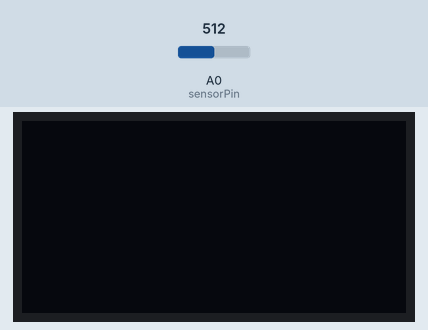
Simulated run of this sketch. Board: Arduino Uno, built with avr-gcc and run on an emulated ATmega328P. On the bench: 128×64 one-colour display. The test bench sets the inputs (shaded band); at power-on: A0 (sensorPin) = 512. What the sketch prints to the serial monitor is not drawn.

Above: at 1.2 s.
1.3 s: A0 (sensorPin) set to 560
At 10.7 s:
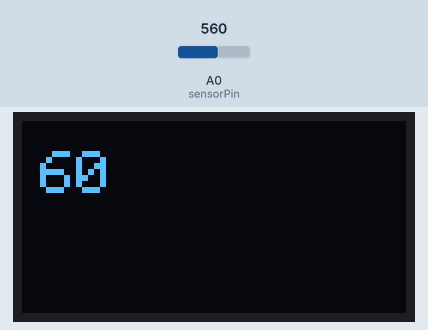
At 20.4 s:
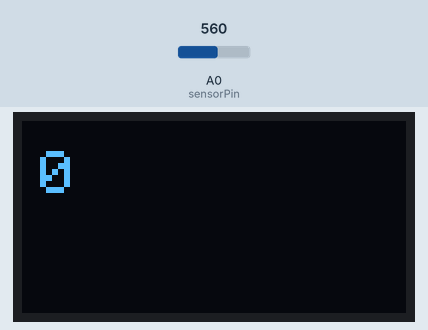
Timing chart, 0 to 21.5 s (numbered marks = the images above; inputs shaded):
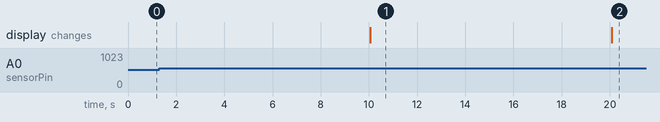

The sketch:

Pulse_sensor_with_Arduino.ino
```cpp
#include<Wire.h>
#include <Adafruit_SSD1306.h>
Adafruit_SSD1306 display = Adafruit_SSD1306();

int sensorPin = A0;
float sensorValue= 0;
int count = 9;
unsigned long starttime = 0;

int heartrate = 0;

boolean counted = false;

void setup()
{
  Serial.begin(9600); // If you use nodeMCU then this value is change to 115200


  display.begin(SSD1306_SWITCHCAPVCC, 0x3C); // Display Address
  display.clearDisplay();

  display.setTextColor(WHITE);
}
void loop()
{
  starttime = millis();

  while(millis()<starttime+10000) // Reading the pulse for 10 sec.
  {
    sensorValue = analogRead(sensorPin);
    if(sensorValue > 550 && counted==false) //Checking whether the thresold value is 550 (2.7v)
    {
      count++;
      Serial.print("count =");
      Serial.println(count);


      counted = true;
    }
    else if(sensorValue<550)
    {

      counted = false;

    }
  }

  heartrate = count*6; // Multiply the count by 6 to get beats per minute
  Serial.println();
  Serial.print("BPM =");
  Serial.println(heartrate);
  Serial.println();
  count = 0;
  display.setCursor(6,10);
   display.setTextSize(2);
  display.print(heartrate);
  display.display();
  display.clearDisplay();


}
```

Measured:
- what the display in image 1 shows lasts 10.0 s, from 10.1 s to 20.1 s
